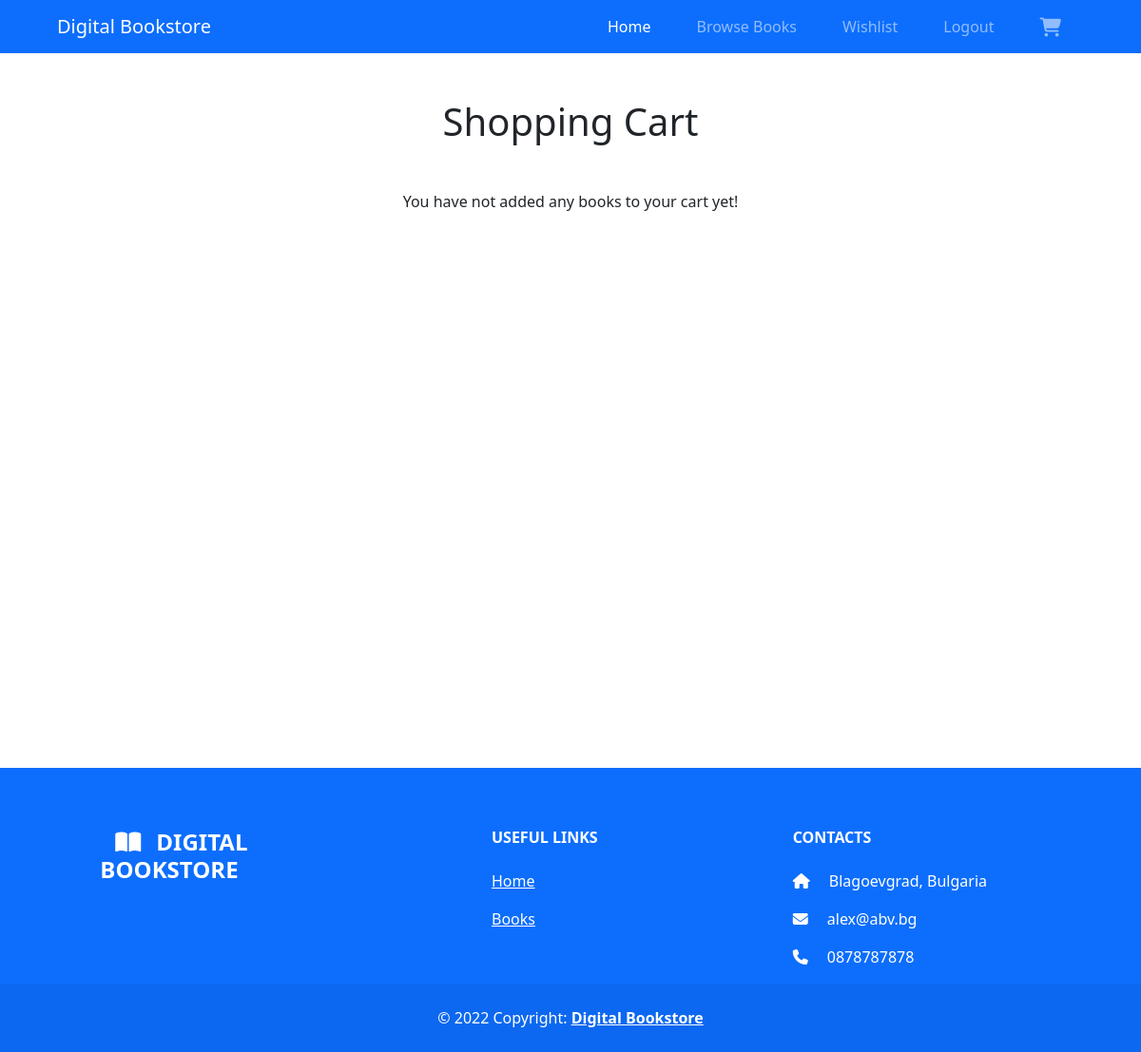
Before: /cart (signed in) with the older database file.
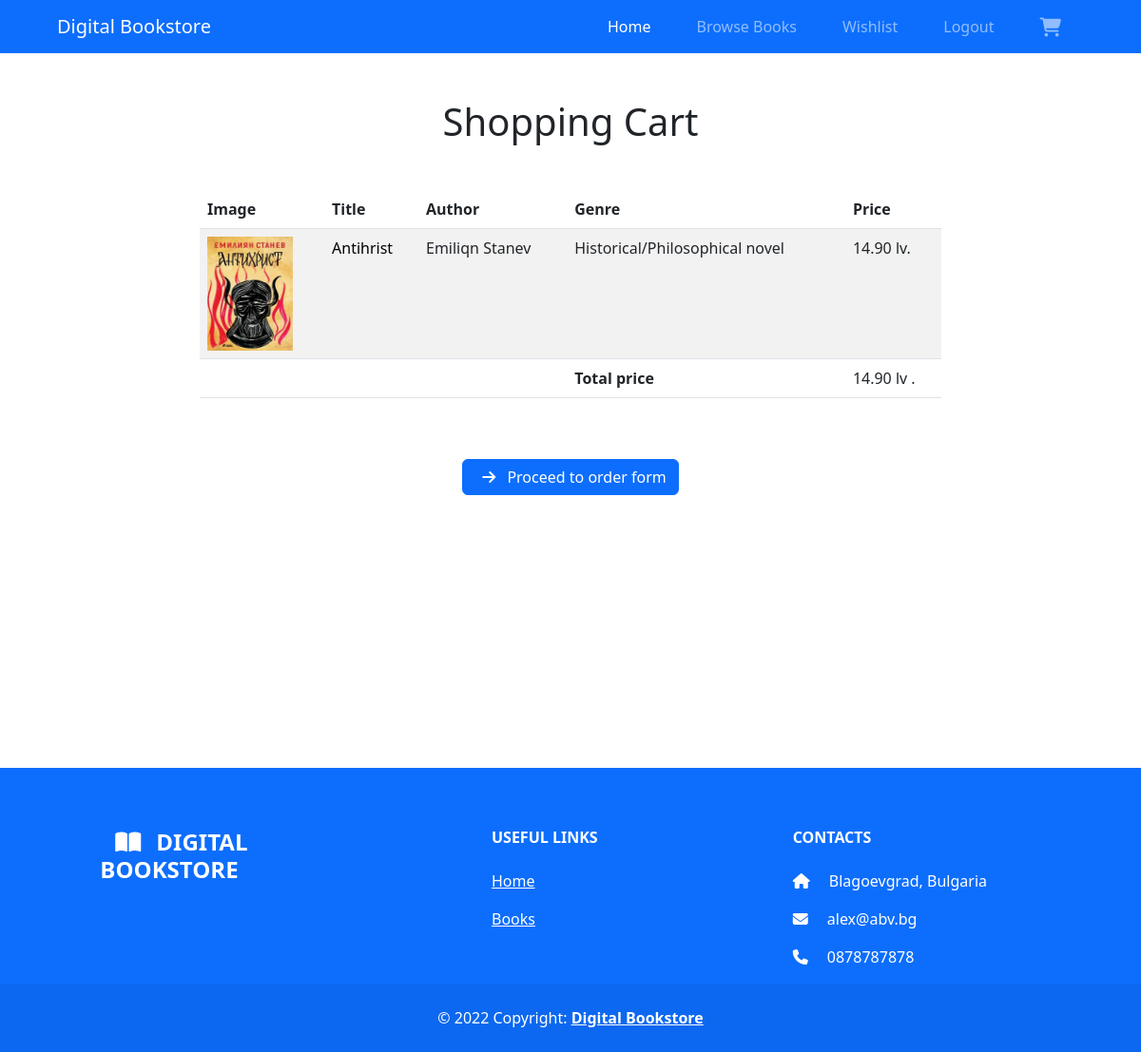
After: the same page with the newer database file.
### tables this page shows
CREATE TABLE books (
    id INT NOT NULL PRIMARY KEY AUTO_INCREMENT,
    title VARCHAR(50) NOT NULL,
    author_id INT NOT NULL,
    genre VARCHAR(30) NOT NULL,
    year_released INT,
    description VARCHAR(5000),
    ISBN VARCHAR(13) NOT NULL,
    language VARCHAR(30) NOT NULL,
    pages INT,
    image VARCHAR(50),
    price FLOAT NOT NULL,
    FOREIGN KEY(author_id) REFERENCES authors(id)
);

CREATE TABLE authors (
    id INT NOT NULL PRIMARY KEY AUTO_INCREMENT,
    first_name VARCHAR(50) NOT NULL,
    last_name VARCHAR(50) NOT NULL,
    image VARCHAR(50),
    bio VARCHAR(5000)
);

### routes.php (called while the page is built, shortened)
<?php
get('/cart', 'cart.php');

### classes/Cart.class.php (called while the page is built, shortened)
<?php
class Cart extends Utils {
    private $_pdo = null;
    public function __construct(PDO $_pdo) {
        $this->_pdo = $_pdo;
    }
    private function _get_by_user($user_id) {
        $sql = "SELECT books.id AS book_id, title, genre, books.image AS book_image, price, first_name, last_name FROM books JOIN authors ON books.author_id = authors.id WHERE books.id IN (SELECT book_id FROM cart_books WHERE user_id = '$user_id');";
        try {
            $stmt = $this->_pdo->prepare($sql);
            $stmt->execute();
            $data = $stmt->fetchAll(PDO::FETCH_ASSOC);
            return $data;
        } catch (Exception $error) {
            return 'error';
        }
    }
    public function getByUser($book_id) {
        return $this->_get_by_user($book_id);
    }
}

### cart.php (the view, shortened to what this page needs)
<!DOCTYPE html>
<html lang="en">
<head>
    <link rel="stylesheet" href="../../system/css/index.css">
    <link rel="stylesheet" href="../../system/css/books.css">
    <link rel="stylesheet" href="../../system/css/cart.css">
    <link rel="stylesheet" href="https://cdn.jsdelivr.net/npm/bootstrap@5.2.0-beta1/dist/css/bootstrap.min.css">
</head>
<body>
    <?php include './header.php' ?>
    <main class='d-flex flex-column align-items-center'>
        <h1 class="text-center my-5">Shopping Cart</h1>
        <section class="d-flex justify-content-around">
            <?php
            require('./conf/db.conf.php');
            require('./classes/Cart.class.php');
                $cart_class = new Cart($pdo_conn);
                $books = $cart_class->getByUser($_SESSION['user_id']);
                $total_price = 0;
                if (sizeof($books) > 0) {
                    echo "
                    <table class='cart-table table table-striped'>
                        <thead>
                            <tr>
                                <th>Image</th>
                                <th>Title</th>
                                <th>Author</th>
                                <th>Genre</th>
                                <th>Price</th>
                            </tr>
                        </thead>
                        <tbody>";
                    for ($i = 0; $i < sizeof($books); $i++) {
                        $book = $books[$i];
                        $total_price += $book['price'];
                        $book_price = number_format($book['price'], 2);
                        echo "
                            <tr>
                                <td><img class='cart-book-img' src='../../images/{$book['book_image']}' /></td>
                                <td><a class='title-link' href='./bookDetails.php?id={$book['book_id']}'>{$book['title']}</a></td>
                                <td>{$book['first_name']} {$book['last_name']}</td>
                                <td>{$book['genre']}</td>
                                <td>{$book_price} lv.</td>
                            </tr>
                        ";
                    }
                    $total_price = number_format($total_price, 2);
                    echo "
                                </tbody>
                                <tfoot>
                                    <td colspan='3'></td>
                                    <td><b>Total price</b></td>
                                    <td>{$total_price} lv .</td>
                                </tfoot>
                            </table>
                        </section>
                        <div id='finalize-order-btn' class='btn btn-primary mt-5'>
                            <i class='fa-solid fa-arrow-right px-2'></i>
                            <a href='/order' class='order-form-btn'>Proceed to order form</a>
                        </div>
                    ";
                } else {
                    echo "<p>You have not added any books to your cart yet!</p>";
                }
            ?>
        </section>
    </main>
    <?php include './footer.php' ?>
</body>
</html>

Changed rows visible on the page:
added books: image (picture), title "Antihrist", author.first_name "Emiliqn", author.last_name "Stanev", genre "Historical/Philosophical novel", price "14.90"
Other visible differences:
$total_price: (not shown) → "14.90"
text no longer shown: "You have not added any books to your cart yet!"
text now shown: "Image Title Author Genre Price Total price lv . Proceed to order form"
